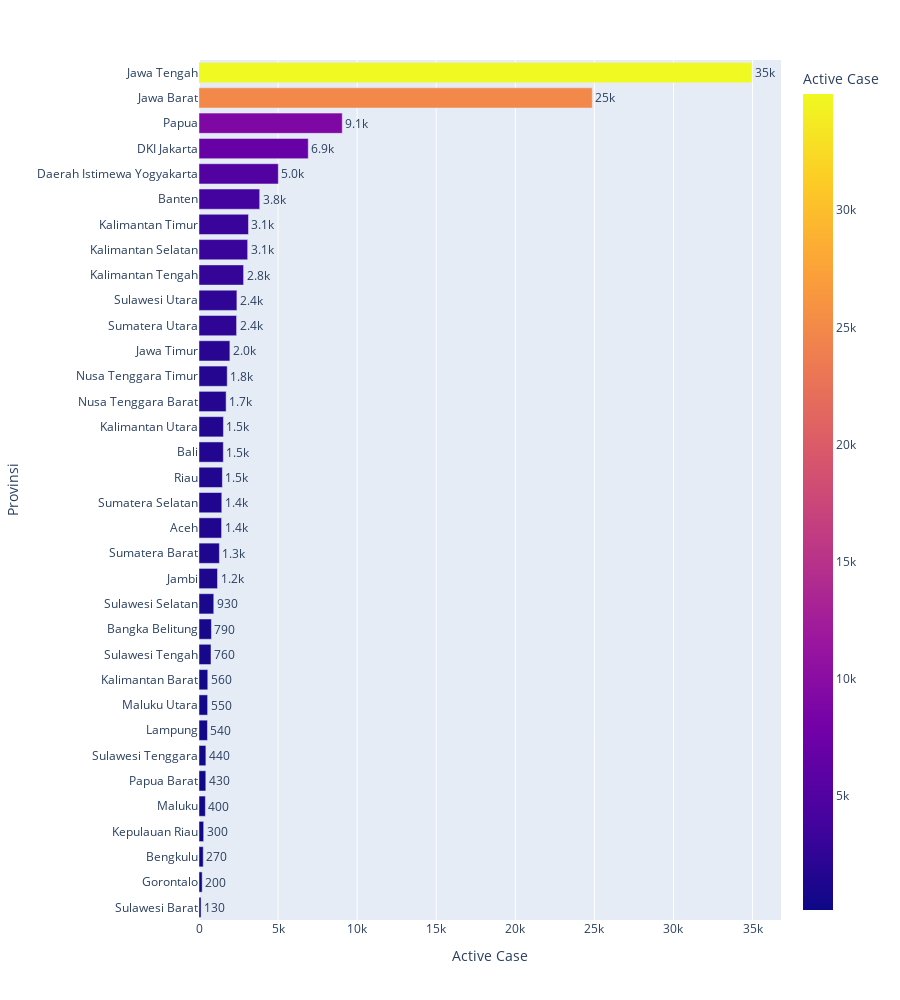

The cell this chart's notebook holds for it:
### Code cell
df_sort = df.sort_values(by = "Active Case", ascending = True, ignore_index = True)
fig = px.bar(df_sort, x='Active Case', y='Provinsi',
             color='Active Case', orientation='h', text = 'Active Case', height = 1000)
fig.update_traces(texttemplate='%{text:.2s}', textposition='outside')
fig.show()

### Figure 1 — Plotly figure (JSON) as saved in the notebook; plotly's stock layout.template omitted (floating-point values rounded to 4 significant figures)
{"data": [{"alignmentgroup": "True", "hovertemplate": "Active Case=%{marker.color}<br>Provinsi=%{y}<extra></extra>", "legendgroup": "", "marker": {"color": [130, 201, 268, 295, 404, 430, 435, 535, 545, 555, 758, 786, 934, 1170, 1289, 1428, 1441, 1478, 1539, 1546, 1715, 1784, 1953, 2376, 2396, 2819, 3077, 3128, 3837, 5014, 6908, 9059, 24865, 34958], "coloraxis": "coloraxis"}, "name": "", "offsetgroup": "", "orientation": "h", "showlegend": false, "text": [130, 201, 268, 295, 404, 430, 435, 535, 545, 555, 758, 786, 934, 1170, 1289, 1428, 1441, 1478, 1539, 1546, 1715, 1784, 1953, 2376, 2396, 2819, 3077, 3128, 3837, 5014, 6908, 9059, 24865, 34958], "textposition": "outside", "texttemplate": "%{text:.2s}", "type": "bar", "x": [130, 201, 268, 295, 404, 430, 435, 535, 545, 555, 758, 786, 934, 1170, 1289, 1428, 1441, 1478, 1539, 1546, 1715, 1784, 1953, 2376, 2396, 2819, 3077, 3128, 3837, 5014, 6908, 9059, 24865, 34958], "xaxis": "x", "y": ["Sulawesi Barat", "Gorontalo", "Bengkulu", "Kepulauan Riau", "Maluku", "Papua Barat", "Sulawesi Tenggara", "Lampung", "Maluku Utara", "Kalimantan Barat", "Sulawesi Tengah", "Bangka Belitung", "Sulawesi Selatan", "Jambi", "Sumatera Barat", "Aceh", "Sumatera Selatan", "Riau", "Bali", "Kalimantan Utara", "Nusa Tenggara Barat", "Nusa Tenggara Timur", "Jawa Timur", "Sumatera Utara", "Sulawesi Utara", "Kalimantan Tengah", "Kalimantan Selatan", "Kalimantan Timur", "Banten", "Daerah Istimewa Yogyakarta", "DKI Jakarta", "Papua", "Jawa Barat", "Jawa Tengah"], "yaxis": "y"}], "layout": {"barmode": "relative", "coloraxis": {"colorbar": {"title": {"text": "Active Case"}}, "colorscale": [[0, "#0d0887"], [0.1111, "#46039f"], [0.2222, "#7201a8"], [0.3333, "#9c179e"], [0.4444, "#bd3786"], [0.5556, "#d8576b"], [0.6667, "#ed7953"], [0.7778, "#fb9f3a"], [0.8889, "#fdca26"], [1, "#f0f921"]]}, "height": 1000, "legend": {"tracegroupgap": 0}, "margin": {"t": 60}, "xaxis": {"anchor": "y", "domain": [0, 1], "title": {"text": "Active Case"}}, "yaxis": {"anchor": "x", "domain": [0, 1], "title": {"text": "Provinsi"}}}}
